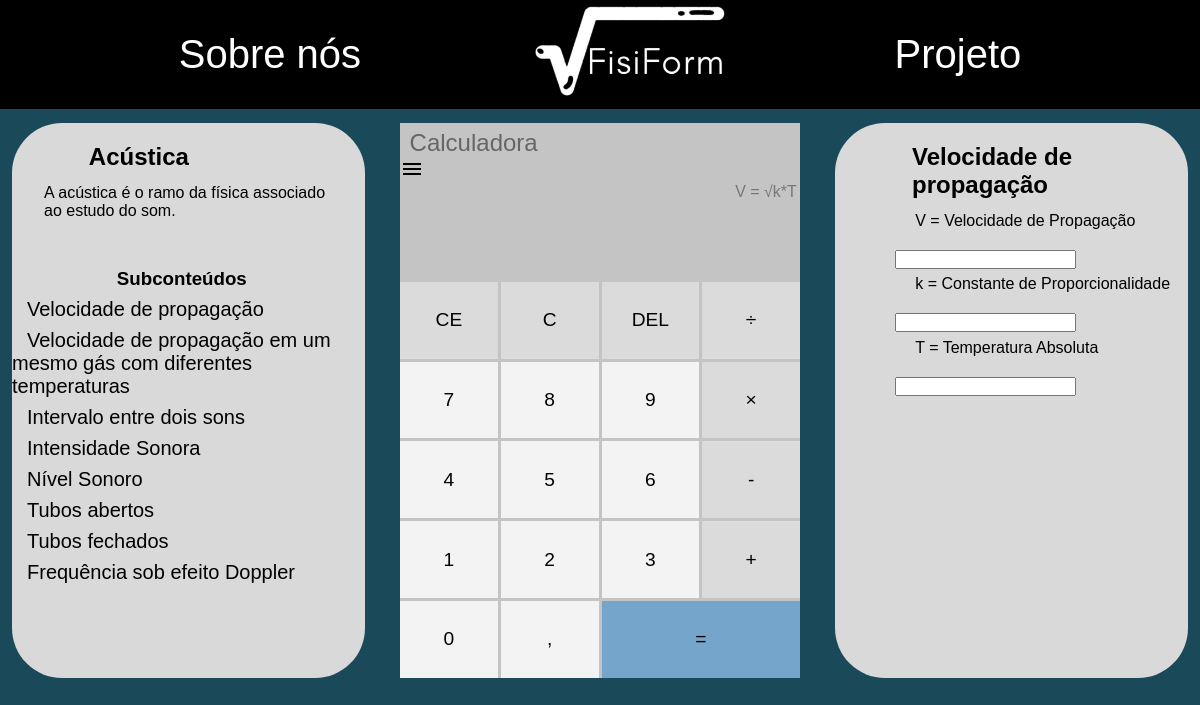
The app's page /formula.php?conteudo=6&formulas=29, older data.
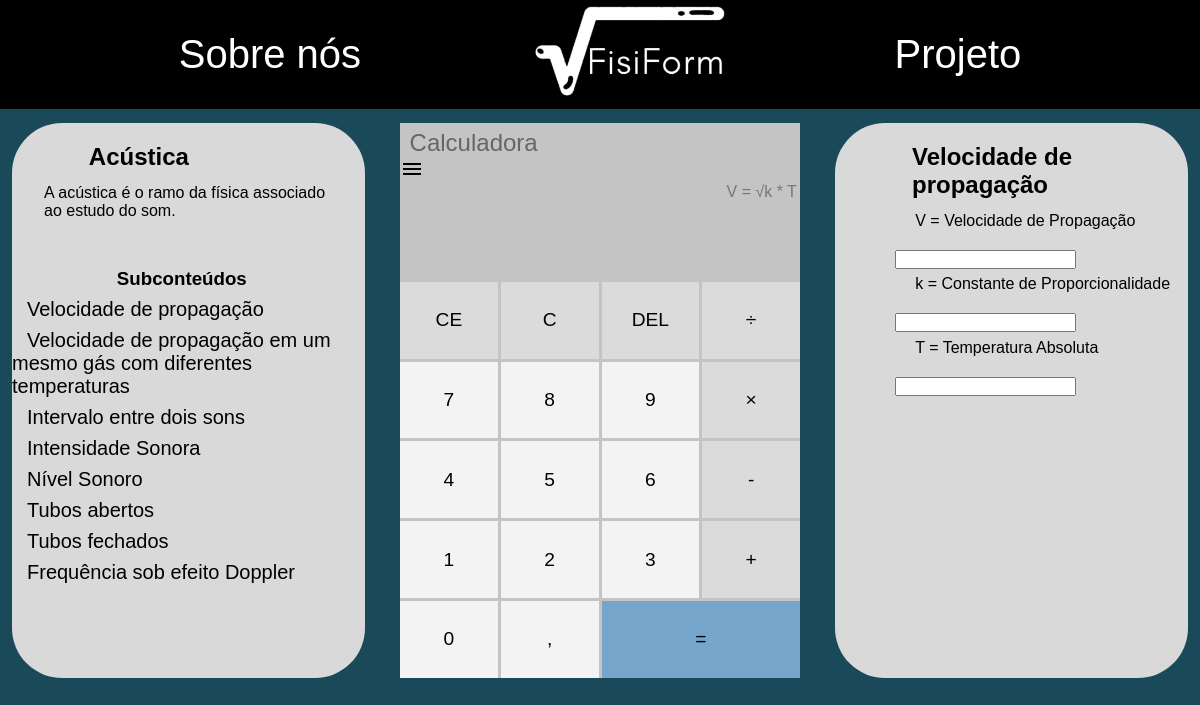
The same page, newer data.
### tables this page shows
CREATE TABLE `conteudo` (
  `ConteudoID` int(11) NOT NULL,
  `Nome` varchar(100) DEFAULT NULL,
  `Conceito` longtext DEFAULT NULL
);

CREATE TABLE `formulas` (
  `FormulaID` int(11) NOT NULL,
  `FormulaComputacional` varchar(250) DEFAULT NULL,
  `Nome` varchar(100) DEFAULT NULL,
  `Estrutura` varchar(150) DEFAULT NULL,
  `SubConteudoID` int(11) NOT NULL
);

CREATE TABLE `variaveis` (
  `VariaveisID` int(11) NOT NULL,
  `Variavel` varchar(45) DEFAULT NULL,
  `Conceito` varchar(250) DEFAULT NULL,
  `FormulaID` int(11) NOT NULL DEFAULT 0,
  `VariavelComputacional` varchar(45) NOT NULL DEFAULT '',
  `Resultado` tinyint(1) NOT NULL DEFAULT 0
);

### formula.php (the view, shortened to what this page needs)
<?php
include_once 'conexao.php';
$conteudo = $_GET['conteudo'];
$formulas = $_GET['formulas'];
?>
<!DOCTYPE html>
<html lang="en">
<head>
    <link rel="stylesheet" href="./css/formulas.css">
</head>
<body>
<header>
    <nav class="container">
        <a href="./sobre_nos.html">Sobre nós</a>
        <div id="logo">
            <a href="index.html">
                <img src="img/logo.png" alt="logo" width="200px" height="100px">
            </a>
        </div>
        <a href="./projeto.html">Projeto</a>
    </nav>
</header>
<div class="wrapper-calc">
    <div class="container">
      <div class="retangulo">
      <?php
      $sql = "SELECT * FROM conteudo WHERE ConteudoID =".$conteudo;
      $resultado = mysqli_query($conexao, $sql);
      $dados = mysqli_fetch_array($resultado, MYSQLI_ASSOC);
      ?>
       <h2 id="cinematica"><?php echo $dados['Nome'];?></h2>
      <p id="conc"><?php echo $dados['Conceito'];?></p>
      <h3>Subconteúdos</h3>
      <ul id="ul_simm">
            <?php
              $sql = "SELECT
                f.*,s.ConteudoID
              FROM formulas AS f
              INNER JOIN subconteudo AS s
              ON f.SubConteudoID = s.SubConteudoID
              WHERE s.ConteudoID = ".$conteudo;
              $resultado = mysqli_query($conexao, $sql);
              while ($value = mysqli_fetch_array($resultado, MYSQLI_ASSOC)) {
              ?>
                <li id="sim"><a class="simm" href="./formula.php?conteudo=<?php echo $value['ConteudoID'];?>&formulas=<?php echo $value['FormulaID'];?>"><?php echo $value['Nome'];?></a></li>
              <?php
              }
              ?>
      </ul>
</div>
        <div id="calc">
    <div id="calc">
      <a id="titulo" href="javascript:void(0);">Calculadora</a>
      <i id="menu" class="material-icons" onclick="clickMenu()">menu</i>
      <div id="operations">
        <?php
        $sql = "SELECT * FROM formulas WHERE FormulaID =".$formulas;
        $resultado = mysqli_query($conexao, $sql);
        $dados = mysqli_fetch_array($resultado, MYSQLI_ASSOC);
        ?>
        <div id="previous-operation"><?php echo $dados['Estrutura'];?></div>
        <div id="current-operation"></div>
      </div>
      <div id="buttons-container">
        <button>CE</button>
        <button>C</button>
        <button>DEL</button>
        <button>÷</button>
        <button class="number">7</button>
        <button class="number">8</button>
        <button class="number">9</button>
        <button>×</button>
        <button class="number">4</button>
        <button class="number">5</button>
        <button class="number">6</button>
        <button>-</button>
        <button class="number">1</button>
        <button class="number">2</button>
        <button class="number">3</button>
        <button>+</button>
        <button class="number">0</button>
        <button class="number">,</button>
        <button onclick="calcula()" id="equal-btn">=</button>
      </div>
    </div>
  </body>
</html>
    <div class="retangulo">
    <?php
    $sql = "SELECT * FROM formulas WHERE FormulaID =".$formulas;
    $resultado = mysqli_query($conexao, $sql);
    $dados = mysqli_fetch_array($resultado, MYSQLI_ASSOC);
    ?>
    <h2><?php echo $dados['Nome']; ?></h2>
        <?php
        $sql = "SELECT v.* FROM conteudo AS c
        INNER JOIN subconteudo AS sc ON c.ConteudoID = sc.ConteudoID
        INNER JOIN formulas AS f ON sc.SubConteudoID = f.SubConteudoID
        INNER JOIN variaveis AS v ON f.FormulaID = v.FormulaID
        WHERE c.ConteudoID = ".$conteudo." AND v.FormulaID =".$formulas;
        $resultado = mysqli_query($conexao, $sql);
        while ($value = mysqli_fetch_array($resultado, MYSQLI_ASSOC)) {
          ?>
          <p id="varia"><?php echo $value['Variavel'] . ' = ' . $value['Conceito'];?></p>
          <?php
          if ($value['Resultado'] == 0 ) {
          ?>
            <input type="number" id="<?php echo $value['Variavel']; ?>" class ="Variaveis">
          <?php } else {
          }
        }
        ?>
        </div>
</body>
</html>

### css/formulas.css (style rules this page uses)
* { margin: 0; padding: 0; box-sizing: border-box; font-family: Arial, Helvetica, sans-serif; box-sizing: border-box; }
.container { width: 100%; max-width: 1200px; margin: 0 auto; padding: 0 1%; }
p { color: white; }
#conc { color: black; margin-left: 2em; margin-right: 20px; margin-bottom: 3em; }
#varia { color: black; margin-top: 0.4em; margin-left: 5em; }
header { width: 100%; background: black; }
nav { width: 100%; display: flex; align-items: center; justify-content: space-evenly; }
a { color: inherit; text-decoration: none; font-size: 40px; color: white; }
#titulo { margin-top: 0.25em; margin-left: 0.4em; font-size: 1.5em; font-weight: 300; color: #666; }
body { background-color: #1A4A5A; }
.retangulo { width: 30%; border-radius: 50px; background-color: #D9D9D9; }
.wrapper-calc { width: 100%; }
.wrapper-calc .container { padding-top: 14px; padding-bottom: 10px; display: flex; justify-content: space-between; align-items: stretch; }
#calc { width: 400px; background-color: #c4c4c4; color: #000; display: flex; flex-direction: column; }
h3 { margin-left: 5.6em; }
#operations { text-align: right; }
#previous-operation { color: #777; padding: 0.2em; overflow-wrap: break-word; min-height: 1.6em; }
#current-operation { min-height: 1.6em; font-size: 3em; font-weight: 700; padding: 0.2em; overflow-wrap: break-word; }
#buttons-container { display: grid; grid-template-columns: 1fr 1fr 1fr 1fr; gap: 3px; }
#buttons-container button { border: 1px solid transparent; border-radius: 0; height: 4em; font-size: 1.2em; background-color: #dbdbdb; cursor: pointer; }
#buttons-container .number { background-color: #f3f3f3; }
#buttons-container #equal-btn { grid-column: span 2; background-color: #75a5cb; }
#menu { width: 23px; height: 22.5px; display: block; cursor: pointer; }
h2 { margin-top: 20px; margin-bottom: 13px ; margin-left: 3.2em; }
.Variaveis { margin-left: 4.5em; margin-top: 20px; }
.simm { color: #000; font-size: 20px; margin-left: 15px; }
#sim { margin-top: 8px; list-style-type: none; }

Row changes from the older to the newer data that the page shows:
changed formulas "Velocidade de propagação": Estrutura "V = √k*T" → "V = √k * T"
